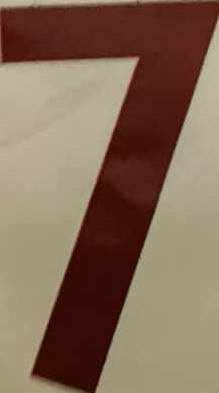
#> input picture detections/cube_0_digit.png, 219 x 393 px; its folder holds only this picture in this run
$ python detect_cubes.py detections/cube_0_digit.png
#> lines starting #> are read from the running program, lines starting #| are printed output that depends on the picture; after the words box and inside, x2 and y2 are one past the last pixel; in counts of white or black regions, pixels touching at a corner belong together
import cv2
import numpy as np
import sys
import os


def contained_ratio(boxA, boxB):
    """Fraction of boxA's area that overlaps boxB."""
    xA1, yA1, wA, hA = boxA
    xB1, yB1, wB, hB = boxB
    xA2, yA2 = xA1 + wA, yA1 + hA
    xB2, yB2 = xB1 + wB, yB1 + hB

    ix1, iy1 = max(xA1, xB1), max(yA1, yB1)
    ix2, iy2 = min(xA2, xB2), min(yA2, yB2)
    iw, ih = max(0, ix2 - ix1), max(0, iy2 - iy1)
    inter = iw * ih

    areaA = wA * hA
    return inter / areaA if areaA > 0 else 0


# ---------------------------------------------------------------------
# Tunables
# ---------------------------------------------------------------------
# A pixel counts as "ink" if it is darker than INK_FRACTION * (typical background brightness).
# The digit is dark brown/red (about 20-45% of the background brightness); a cast shadow is only
# about 60-80%. Lower = stricter (ignores more shadow, but may lose a faint digit such as a red 9);
# raise it if a digit disappears from debug_threshold.png.
INK_FRACTION = 0.55
# The ink is maroon/red, a cast shadow is neutral gray. "Redness" = R - (G+B)/2 is about 40-170 on the
# digits and about 0-10 on shadows, so requiring it removes shadows even when they are as dark as the ink.
# The cream cube face is bright, so it fails the darkness test first. Set to 0 to switch the colour test
# off (e.g. if you ever use black ink).
REDNESS_MIN = 20
MIN_AREA = 300
MAX_AREA = 200000
MAX_AREA_FRACTION = 0.08        # a box bigger than 8% of the frame is a shadow/table, not a digit
EDGE_MARGIN = 3                 # boxes touching the frame edge are table edges / vignette, not digits
MIN_ASPECT, MAX_ASPECT = 0.15, 1.6   # width/height; a "1" is about 0.3
CONTAINMENT_THRESHOLD = 0.6     # drop a box if >60% of its area sits inside a bigger box


def detect_cubes(image_path, output_dir="detections", debug=True):
#> called with image_path = 'detections/cube_0_digit.png', output_dir = 'detections', debug = True
    if not os.path.exists(image_path):
        raise FileNotFoundError(f"Could not read image: {image_path}")

    img = cv2.imdecode(np.fromfile(image_path, dtype=np.uint8), cv2.IMREAD_COLOR)
#> img is the input picture: shape (393, 219, 3); mean B, G, R 86.2, 107.7, 131.2
    if img is None:
        raise FileNotFoundError(f"Could not read image: {image_path}")
    os.makedirs(output_dir, exist_ok=True)
    for old in os.listdir(output_dir):            # crops from earlier scans would be mistaken for this scan's
        if old.startswith("cube_") and old.endswith("_digit.png"):
            os.remove(os.path.join(output_dir, old))
    gray = cv2.cvtColor(img, cv2.COLOR_BGR2GRAY)
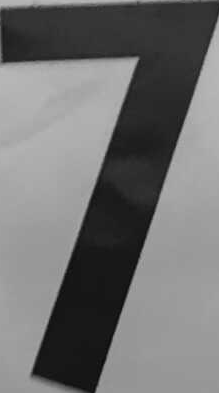
#> gray: shape (393, 219); min 7, max 189, mean 112.2
    H, W = gray.shape
#> H = 393; W = 219

    blurred = cv2.GaussianBlur(gray, (5, 5), 0)

    # Threshold relative to the background instead of Otsu. Otsu splits the frame into "dark" and
    # "light" and pulls soft shadows and vignetting into the dark class, which is what merged the
    # cube shadows into the digit boxes. Assumes a light background (white paper / table).
    bg = float(np.median(blurred))
#> bg = 152
    ink_thresh = INK_FRACTION * bg
#> ink_thresh = 83.6
    _, thresh = cv2.threshold(blurred, ink_thresh, 255, cv2.THRESH_BINARY_INV)
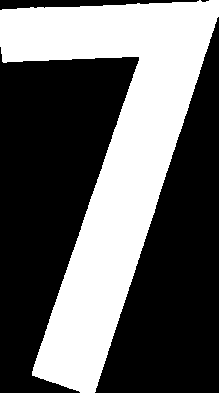
#> thresh: shape (393, 219); 39.2% white; 1 white region, box (x1, y1, x2, y2) and area: (0, 0, 219, 393) 33769

    if REDNESS_MIN > 0:
        soft = cv2.GaussianBlur(img, (5, 5), 0).astype(np.int16)
        redness = soft[..., 2] - (soft[..., 1] + soft[..., 0]) // 2      # R - (G+B)/2
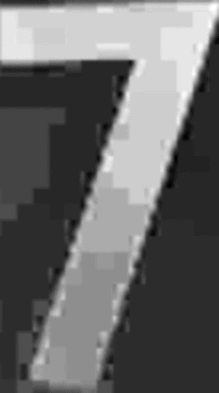
#> redness: shape (393, 219) int16; min 13, max 65, mean 34.3; drawn with min black and max white
        thresh[redness < REDNESS_MIN] = 0                                # neutral gray = shadow, not ink

    kernel = np.ones((15, 15), np.uint8)
    clean = cv2.morphologyEx(thresh, cv2.MORPH_CLOSE, kernel, iterations=2)
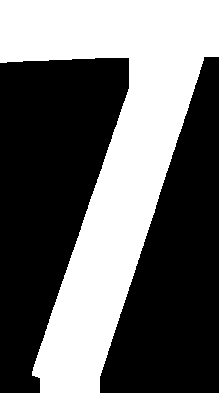
#> clean: shape (393, 219); 41.5% white; 1 white region, box (x1, y1, x2, y2) and area: (0, 0, 219, 393) 35712
    clean = cv2.morphologyEx(clean, cv2.MORPH_OPEN, kernel, iterations=1)
#> clean: shape (393, 219); 41.5% white; 1 white region

    contours, _ = cv2.findContours(
        clean, cv2.RETR_EXTERNAL, cv2.CHAIN_APPROX_SIMPLE
    )
#> contours = 1 contour; box (x1, y1, x2, y2) and area: (0, 0, 219, 393) 35073

    max_area = min(MAX_AREA, MAX_AREA_FRACTION * W * H)
#> max_area = 6885.4

    # Pass 1: collect all valid boxes (size, edge and shape filtered, not yet dedup'd)
    raw_boxes = []
    for cnt in contours:
        area = cv2.contourArea(cnt)
        if area < MIN_AREA or area > max_area:
            continue
        x, y, w, h = cv2.boundingRect(cnt)
        if x <= EDGE_MARGIN or y <= EDGE_MARGIN or x + w >= W - EDGE_MARGIN or y + h >= H - EDGE_MARGIN:
            continue
        if not (MIN_ASPECT <= w / h <= MAX_ASPECT):
            continue
        raw_boxes.append((x, y, w, h, area))
#> this loop made 1 pass
#> area on pass 1: 35073
#> after the loop, raw_boxes = []

    # Pass 2: drop stray/duplicate boxes that are mostly contained inside a larger box
    # (e.g. a serif or flourish on a digit that gets picked up as its own tiny contour)
    raw_boxes.sort(key=lambda b: b[4], reverse=True)  # largest first
    kept_boxes = []
    for x, y, w, h, area in raw_boxes:
        is_duplicate = any(
            contained_ratio((x, y, w, h), kb) > CONTAINMENT_THRESHOLD
            for kb in kept_boxes
        )
        if not is_duplicate:
            kept_boxes.append((x, y, w, h))
#> this loop made 0 passes
#> after the loop, kept_boxes = []

    # Number the cubes left to right. The old (y, x) order let a cube that sat a few pixels higher
    # jump ahead of its neighbours (a row 9 1 6 4 came out as 9 4 6 1). Cubes are laid out in a row.
    kept_boxes.sort(key=lambda b: b[0])

    # Pass 3: build final cube_info list, crop, save, and annotate
    cubes = []
    for i, (x, y, w, h) in enumerate(kept_boxes):
        cx, cy = x + w // 2, y + h // 2
        digit_crop = img[y:y + h, x:x + w]

        cube_info = {
            "id": i,
            "bbox": (x, y, w, h),
            "centroid_px": (cx, cy),
            "digit_crop": digit_crop,
        }
        cubes.append(cube_info)

        crop_path = os.path.join(output_dir, f"cube_{i}_digit.png")
        cv2.imwrite(crop_path, digit_crop)

        if debug:
            cv2.rectangle(img, (x, y), (x + w, y + h), (0, 255, 0), 2)
            cv2.circle(img, (cx, cy), 4, (0, 0, 255), -1)
            cv2.putText(
                img, f"#{i}", (x, y - 10),
                cv2.FONT_HERSHEY_SIMPLEX, 0.6, (255, 0, 0), 2
            )
#> after the loop, cubes = []

    if debug:
        debug_path = os.path.join(output_dir, "debug_annotated.png")
        cv2.imwrite(debug_path, img)
        thresh_path = os.path.join(output_dir, "debug_threshold.png")
        cv2.imwrite(thresh_path, clean)
        print(f"Saved annotated image to {debug_path}")
#| Saved annotated image to detections/debug_annotated.png
        print(f"Saved threshold mask to {thresh_path} (check this if detection looks off)")
#| Saved threshold mask to detections/debug_threshold.png (check this if detection looks off)

    print(f"Background brightness {bg:.0f}, ink threshold {ink_thresh:.0f} (INK_FRACTION={INK_FRACTION})")
#| Background brightness 152, ink threshold 84 (INK_FRACTION=0.55)
    print(f"Detected {len(cubes)} cube(s).")
#| Detected 0 cube(s).
    for c in cubes:
        print(f"  cube #{c['id']}: bbox={c['bbox']}  centroid(px)={c['centroid_px']}")

    return cubes


if __name__ == "__main__":
    if len(sys.argv) != 2:
        print("Usage: python3 detect_cubes.py path/to/photo.jpg")
        sys.exit(1)

    detect_cubes(sys.argv[1])

$ run again, on detections/debug_annotated.png
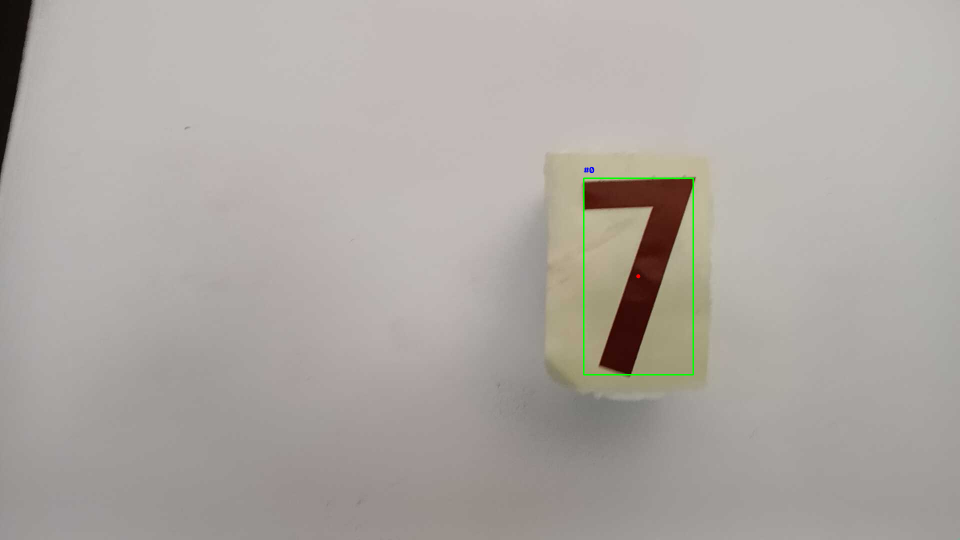
#> input picture detections/debug_annotated.png, 1920 x 1080 px (shown at 1/2 size)
#> in detect_cubes, img is the input picture: shape (1080, 1920, 3); mean B, G, R 162.3, 167.2, 172.7
#> bg = 174
#> ink_thresh = 95.7
#> in detect_cubes, `thresh[redness < REDNESS_MIN] = 0`:
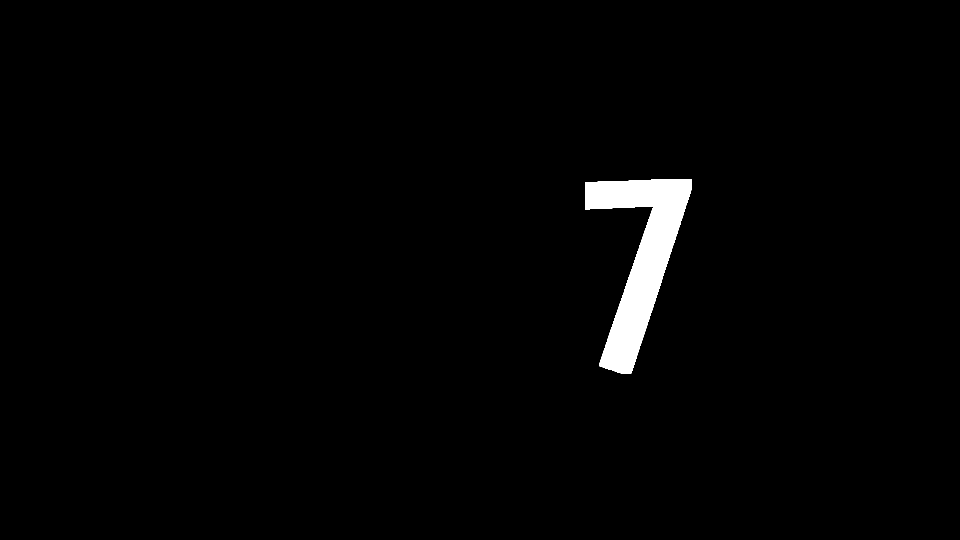
#> thresh: shape (1080, 1920) (shown at 1/2 size); 1.6% white; 1 white region, box (x1, y1, x2, y2) and area: (1170, 359, 1384, 747) 33908
#> contours = 1 contour; box (x1, y1, x2, y2) and area: (1170, 359, 1384, 747) 33473
#> the loop in detect_cubes, `for cnt in contours:` made 1 pass
#> (area, x, y, w, h) on pass 1: (33473, 1170, 359, 214, 388)
#> after the loop in detect_cubes, `for cnt in contours:`: raw_boxes = [(1170, 359, 214, 388, 33473)]
#> the loop in detect_cubes, `for x, y, w, h, area in raw_boxes:` made 1 pass
#> after the loop in detect_cubes, `for x, y, w, h, area in raw_boxes:`: kept_boxes = [(1170, 359, 214, 388)]
#> the loop in detect_cubes, `for i, (x, y, w, h) in enumerate(kept_boxes):` made 1 pass
#> (x, y, w, h, cx, cy) on pass 1: (1170, 359, 214, 388, 1277, 553)
#> after the loop in detect_cubes, `for i, (x, y, w, h) in enumerate(kept_boxes):`:
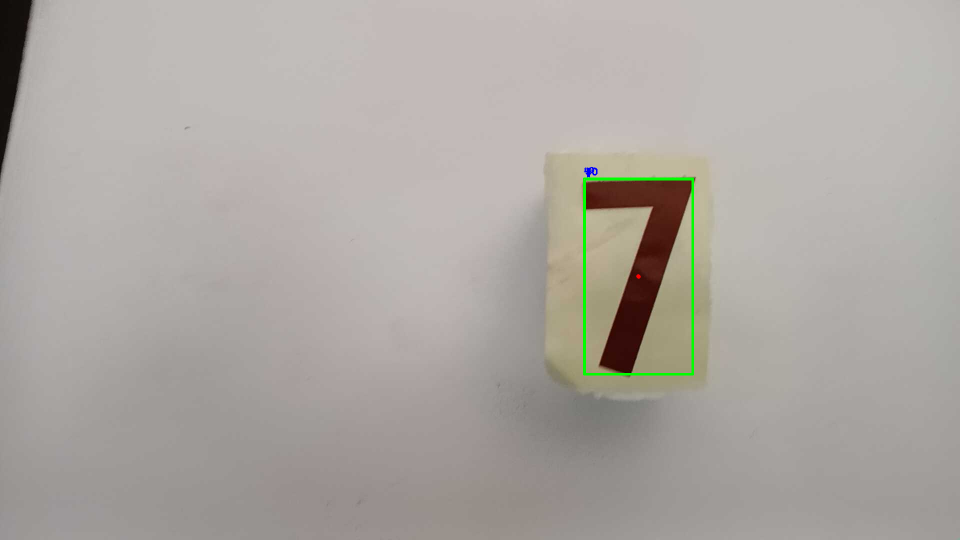
#> img: shape (1080, 1920, 3) (shown at 1/2 size); 0.16% of pixels changed, all inside (x1, y1, x2, y2) = (1169, 335, 1385, 748)
#> after the loop in detect_cubes, `for i, (x, y, w, h) in enumerate(kept_boxes):`: cubes = 1 item
#| Saved annotated image to detections/debug_annotated.png
#| Saved threshold mask to detections/debug_threshold.png (check this if detection looks off)
#| Background brightness 174, ink threshold 96 (INK_FRACTION=0.55)
#| Detected 1 cube(s).
#> the loop in detect_cubes, `for c in cubes:` made 1 pass
#|   cube #0: bbox=(1170, 359, 214, 388)  centroid(px)=(1277, 553)
